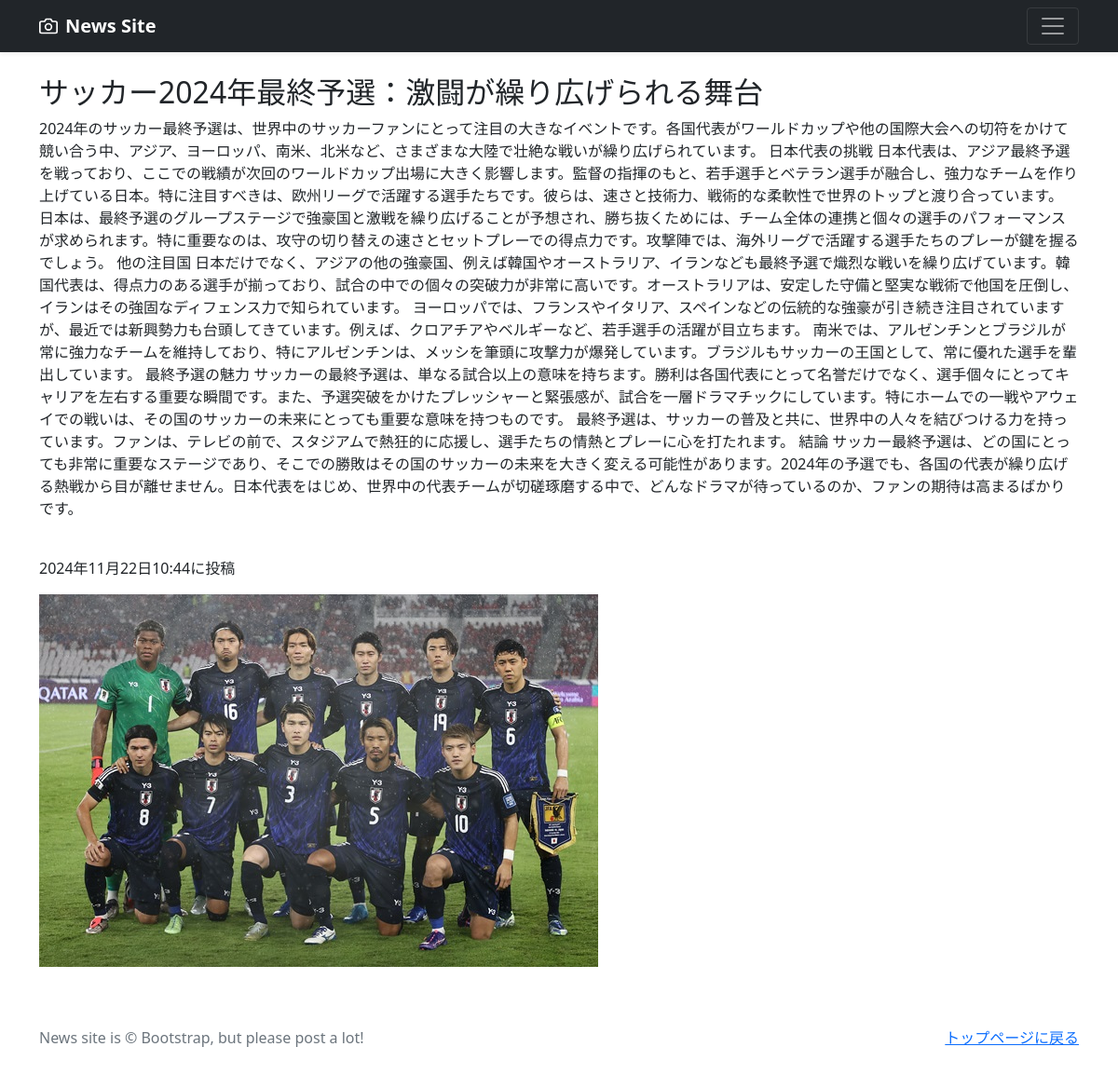
Page /news-detail/1 (signed in) on the committed database.
### news/models.py (models this page shows, shortened)
class NewsPost(models.Model):
    user = models.ForeignKey(
        CustomUser,
        verbose_name='ユーザー',
        on_delete=models.CASCADE
        )
    category = models.ForeignKey(
        Category,
        verbose_name='カテゴリ',
        on_delete=models.PROTECT
        )
    title = models.CharField(
        verbose_name='タイトル', # フィールドのタイトル
        max_length=200        # 最大文字数は200
        )
    comment = models.TextField(
        verbose_name='コメント',  # フィールドのタイトル
        )
    image1 = models.ImageField(
        verbose_name='イメージ1',# フィールドのタイトル
        upload_to = 'photos'   # MEDIA_ROOT以下のphotosにファイルを保存
        )
    image2 = models.ImageField(
        verbose_name='イメージ2',# フィールドのタイトル
        upload_to = 'photos',  # MEDIA_ROOT以下のphotosにファイルを保存
        blank=True,            # フィールド値の設定は必須でない
        null=True              # データベースにnullが保存されることを許容
        )
    posted_at = models.DateTimeField(
        verbose_name='投稿日時', # フィールドのタイトル
        auto_now_add=True       # 日時を自動追加
        )

### news/views.py (the view)
# urls.py: path('news-detail/<int:pk>', views.DetailView.as_view(), name='news_detail'),
class DetailView(DetailView):
    template_name ='detail.html'
    model = NewsPost

### news/templates/detail.html (shortened to what this page needs)
{% extends 'base.html' %}
      {% block contents %}
      <br>
      <div class="container">
        <div class="row">
          <div class="col offset-0">
            <h2>{{object.title}}</h2>
            <p>{{object.comment}}</p>
            <br>
            <p>{{object.posted_at}}に投稿</p>
            <p><img src="{{ object.image1.url }}"></img></p>
      {% endblock %}

### rows in the picture
NewsPost: title "サッカー2024年最終予選：激闘が繰り広げられる舞台", comment "2024年のサッカー最終予選は、世界中のサッカーファンにとって注目の大きなイベントです。各国代表がワールドカップや他の国際大会への切符をかけて競い合う中、アジア、ヨーロッパ、南米、北米など、さまざまな大陸で壮絶な戦いが繰り広げられています。 日本代表の挑戦 日本代表は、アジア最終予選を戦っており、ここでの戦績が次回のワールドカップ出場に大きく影響します。監督の指揮のもと、若手選手とベテラン選手が融合し、強力なチームを作り上げている日本。特に注目すべきは、欧州リーグで活躍する選手たちです。彼らは、速さと技術力、戦術的な柔軟性で世界のトップと渡り合っています。 日本は、最終予選のグループステージで強豪国と激戦を繰り広げることが予想され、勝ち抜くためには、チーム全体の連携と個々の選手のパフォーマンスが求められます。特に重要なのは、攻守の切り替えの速さとセットプレーでの得点力です。攻撃陣では、海外リーグで活躍する選手たちのプレーが鍵を握るでしょう。 他の注目国 日本だけでなく、アジアの他の強豪国、例えば韓国やオーストラリア、イランなども最終予選で熾烈な戦いを繰り広げています。韓国代表は、得点力のある選手が揃っており、試合の中での個々の突破力が非常に高いです。オーストラリアは、安定した守備と堅実な戦術で他国を圧倒し、イランはその強固なディフェンス力で知られています。 ヨーロッパでは、フランスやイタリア、スペインなどの伝統的な強豪が引き続き注目されていますが、最近では新興勢力も台頭してきています。例えば、クロアチアやベルギーなど、若手選手の活躍が目立ちます。…", posted_at "2024年11月22日10:44", image1 (picture)
